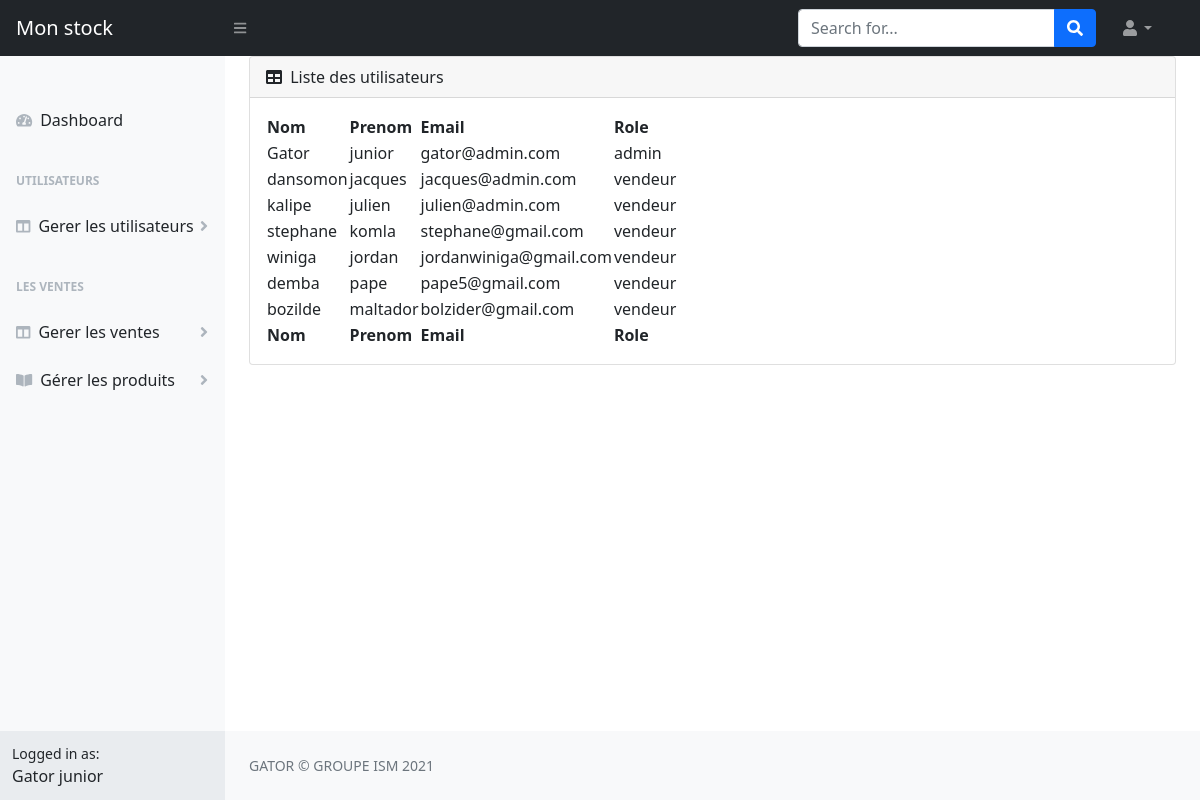
Page /user/showAllUser (signed in) on the committed database.
### tables this page shows
CREATE TABLE IF NOT EXISTS `user` (
  `id` int(11) NOT NULL AUTO_INCREMENT,
  `email` varchar(100) NOT NULL,
  `password` varchar(255) NOT NULL,
  `nom` varchar(100) NOT NULL,
  `prenom` varchar(100) NOT NULL,
  `role` varchar(100) NOT NULL,
  PRIMARY KEY (`id`),
  UNIQUE KEY `email` (`email`)
);

### lib/AbstractController.php (called while the page is built, shortened)
<?php
abstract  class AbstractController
{
protected string $layout="admin";
    public function render(string $view="security/visiteur", array $data=[]){
        extract($data);
        require_once(ROOT_VIEWS.$view.".html.php");
        require_once(ROOT_LAYOUT.$this->layout.".html.php");
    }
}

### controllers/UserController.php (called while the page is built, shortened)
<?php
class UserController extends AbstractController{
    private UserModel $model;
    public function __construct(){
        $this->model= new UserModel();
    }
    public function showAllUser(){
        $data= $this->model->selectAll();
        $this->render("user/liste.user", ["users" => $data['data']]);
    }
}

### public/index.php (called while the page is built, shortened)
<?php
$router = new Router();
$router-> resolve();

### lib/Database.php (called while the page is built, shortened)
<?php
class DataBase {
    private $pdo;
   public function __construct(){
        $dsn = 'mysql:dbname=gestionStock;host=localhost';
        $user = 'root';
        $password = '';
        try {
            $this->pdo = new \PDO($dsn, $user, $password);
            $this->pdo->exec("SET NAMES utf8");
            $this->pdo->setAttribute(\PDO::ATTR_ERRMODE, \PDO::ERRMODE_EXCEPTION);
            $this->pdo->setAttribute(\PDO::ATTR_DEFAULT_FETCH_MODE,\PDO::FETCH_ASSOC);
        } catch (\Exception $ex) {
             Response::redirectUrl("error/error_conexion");
        }
    }
    public function closeConnection(){
        $this->pdo = null;
    }
    public function executeSelect(string $sql,array $data=[],bool $single=false):array{
        $stm=$this->pdo->prepare($sql);
        $stm->execute($data);
        if($single){
            $result=$stm->fetch();
        }else{
            $result=$stm->fetchAll();
        }
        return [
            "data"=>$result,
            "count" => $stm->rowCount()
        ];
    }
}
?>

### lib/AbstractModel.php (called while the page is built, shortened)
<?php
abstract class  AbstractModel implements IModel {
    protected string $tableName;
    private DataBase $dataBase;
    public function __construct(){
        $this->dataBase= new DataBase();
    }
    public  function  selectAll():array{
        $sql="SELECT * FROM $this->tableName";
        return $this->dataBase->executeSelect($sql);
    }
}
?>

### models/UserModel.php (called while the page is built, shortened)
<?php
class UserModel extends AbstractModel
{
    public function __construct() {
        $this->tableName = "user";
    }
}

### lib/Authorisation.php (called while the page is built, shortened)
<?php
class Authorisation{
    public static function estConnect():bool{
        return isset($_SESSION["user_connect"]);
    }
}

### lib/Session.php (called while the page is built, shortened)
<?php
class Session{
    public static function getSession(string $key){
        return $_SESSION[$key];
    }
}

### views/user/liste.user.html.php (the view, shortened to what this page needs)
<div class="container-fluid px-4">
    <div class="card mb-4">
        <div class="card-header">
            <i class="fas fa-table me-1"></i>
            Liste des utilisateurs
        </div>
        <div class="card-body">
            <table id="datatablesSimple">
                <thead>
                    <tr>
                        <th>Nom</th>
                        <th>Prenom</th>
                        <th>Email</th>
                        <th>Role</th>
                    </tr>
                </thead>
                <tfoot>
                    <tr>
                         <th>Nom</th>
                        <th>Prenom</th>
                        <th>Email</th>
                        <th>Role</th>
                    </tr>
                </tfoot>
                <tbody>
            <?php foreach($users as $user): ?>
                    <tr>
                        <td><?= $user['nom'] ?></td>
                        <td><?= $user['prenom'] ?></td>
                        <td><?= $user['email'] ?></td>
                        <td><?= $user['role'] ?></td>
                    </tr>
            <?php endforeach; ?>
                </tbody>
            </table>
        </div>
    </div>
</div>

### views/inc/menu.html.php (shortened to what this page needs)
<?php
if(Session::keyExist("user_connect")){
    $user=Session::getSession("user_connect");
}
?>
<?php if(Authorisation::estConnect()):  ?>
<nav class="sb-topnav navbar navbar-expand navbar-dark bg-dark">
            <a class="navbar-brand ps-3" href="#">Mon stock</a>
            <button class="btn btn-link btn-sm order-1 order-lg-0 me-4 me-lg-0" id="sidebarToggle" href="#!"><i class="fas fa-bars"></i></button>
            <form class="d-none d-md-inline-block form-inline ms-auto me-0 me-md-3 my-2 my-md-0">
                <div class="input-group">
                    <input class="form-control" type="text" placeholder="Search for..." aria-label="Search for..." aria-describedby="btnNavbarSearch" />
                    <button class="btn btn-primary" id="btnNavbarSearch" type="button"><i class="fas fa-search"></i></button>
                </div>
            </form>
            <ul class="navbar-nav ms-auto ms-md-0 me-3 me-lg-4">
                <li class="nav-item dropdown">
                    <a class="nav-link dropdown-toggle" id="navbarDropdown" href="#" role="button" data-bs-toggle="dropdown" aria-expanded="false"><i class="fas fa-user fa-fw"></i></a>
                </li>
            </ul>
        </nav>
        <div id="layoutSidenav">
            <div id="layoutSidenav_nav">
                <nav class="sb-sidenav accordion sb-sidenav-light" id="sidenavAccordion">
                    <div class="sb-sidenav-menu">
                        <div class="nav">
                            <div class="sb-sidenav-menu-heading"></div>
                            <a class="nav-link" href="<?php path("produit/showAllProduit") ?>">
                                <div class="sb-nav-link-icon"><i class="fas fa-tachometer-alt"></i></div>
                                Dashboard
                            </a>
                            <div class="sb-sidenav-menu-heading">Utilisateurs</div>
                            <a class="nav-link collapsed" href="#" data-bs-toggle="collapse" data-bs-target="#collapseLayouts" aria-expanded="false" aria-controls="collapseLayouts">
                                <div class="sb-nav-link-icon"><i class="fas fa-columns"></i></div>
                                Gerer les utilisateurs
                                <div class="sb-sidenav-collapse-arrow"><i class="fas fa-angle-down"></i></div>
                            </a>
                            <div class="sb-sidenav-menu-heading">LES VENTES</div>
                            <a class="nav-link collapsed" href="#" data-bs-toggle="collapse" data-bs-target="#collapseLayouts" aria-expanded="false" aria-controls="collapseLayouts">
                                <div class="sb-nav-link-icon"><i class="fas fa-columns"></i></div>
                                Gerer les ventes
                                <div class="sb-sidenav-collapse-arrow"><i class="fas fa-angle-down"></i></div>
                            </a>
                            <a class="nav-link collapsed" href="#" data-bs-toggle="collapse" data-bs-target="#collapsePages" aria-expanded="false" aria-controls="collapsePages">
                                <div class="sb-nav-link-icon"><i class="fas fa-book-open"></i></div>
                                Gérer les produits
                                <div class="sb-sidenav-collapse-arrow"><i class="fas fa-angle-down"></i></div>
                            </a>
                        </div>
                    </div>
                    <div class="sb-sidenav-footer">
                        <div class="small">Logged in as:</div>
                        <?= $user['nom']." ".$user['prenom'] ?>
                    </div>
                </nav>
            </div>
<?php endif; ?>
            <div id="layoutSidenav_content">
            <main>

### rows in the picture
user: nom "Gator", prenom "junior", email "gator@admin.com", role "admin"
user: nom "dansomon", prenom "jacques", email "jacques@admin.com", role "vendeur"
user: nom "kalipe", prenom "julien", email "julien@admin.com", role "vendeur"
user: nom "stephane", prenom "komla", email "stephane@gmail.com", role "vendeur"
user: nom "winiga", prenom "jordan", email "jordanwiniga@gmail.com", role "vendeur"
user: nom "demba", prenom "pape", email "pape5@gmail.com", role "vendeur"
user: nom "bozilde", prenom "maltador", email "bolzider@gmail.com", role "vendeur"
